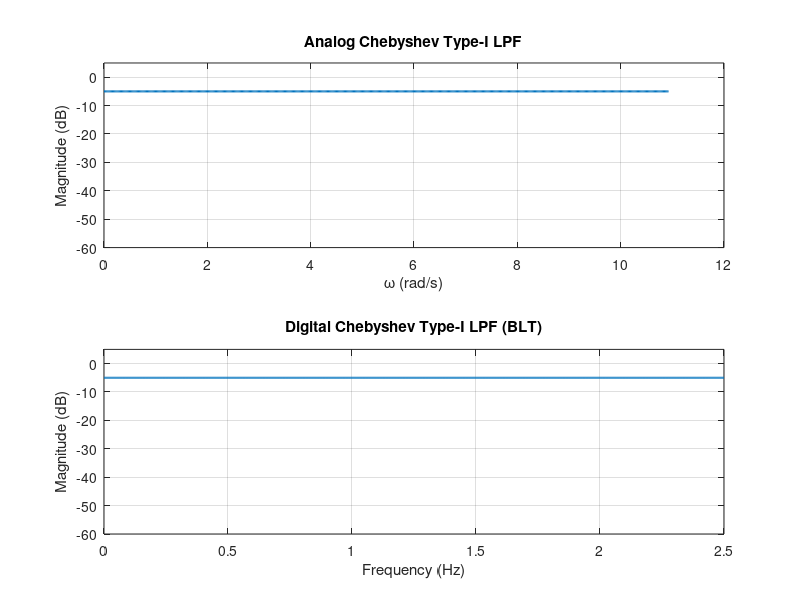

This chart was generated by the following MATLAB code:
clc;
clear;

omega_p = input('Enter passband edge frequency (rad/s): ');
omega_s = input('Enter stopband edge frequency (rad/s): ');
Ap = input('Enter passband ripple (dB): ');
As = input('Enter stopband attenuation (dB): ');
fs = input('Enter sampling frequency (Hz): ');

T = 1 / fs;

omega_p = (2 / T) * tan(omega_p * T / 2);
omega_s = (2 / T) * tan(omega_s * T / 2);

del_p = 10^(-Ap / 20);
del_s = 10^(-As / 20);

a = (1 / del_s^2) - 1;
b = (1 / del_p^2) - 1;
eps = sqrt(b);
c = acosh(omega_s / omega_p);
x = acosh(sqrt(a / b)) / c;

N = 0;
while N < x
    N = N + 1;
end

disp(['Analog Chebyshev Filter order N = ', num2str(N)]);

temp = N;
while temp >= 2
    temp = temp - 2;
end

if temp == 0
    N_odd = false;
else
    N_odd = true;
end

yN = ((sqrt(1 + 1 / eps^2) + 1 / eps)^(1 / N) - (sqrt(1 + 1 / eps^2) + 1 / eps)^(-1 / N)) / 2;

w = linspace(0, 2 * omega_s, 500);
Ha = zeros(size(w));

if N_odd
    for idx = 1:length(w)
        s = 1j * w(idx);
        H = (omega_p^N * yN) / (s + omega_p * yN);
        num = 1;
        deno = 1;
        for k = 1:(N - 1) / 2
            ck = yN^2 + (cos((2 * k - 1) * pi / (2 * N)))^2;
            bk = 2 * yN * sin((2 * k - 1) * pi / (2 * N));
            num = num * ck;
            deno = deno * (s^2 + bk * omega_p * s + ck * omega_p^2);
        end
        Ha(idx) = abs(H * num / deno);
    end
else
    for idx = 1:length(w)
        s = 1j * w(idx);
        H = omega_p^N / sqrt(1 + eps^2);
        num = 1;
        deno = 1;
        for k = 1:(N / 2)
            ck = yN^2 + (cos((2 * k - 1) * pi / (2 * N)))^2;
            bk = 2 * yN * sin((2 * k - 1) * pi / (2 * N));
            num = num * ck;
            deno = deno * (s^2 + bk * omega_p * s + ck * omega_p^2);
        end
        Ha(idx) = abs(H * num / deno);
    end
end

Nfft = 1024;
wd = linspace(0, pi, Nfft);
Hd_blt = zeros(size(wd));

for idx = 1:length(wd)
    z = exp(1j * wd(idx));
    s = (2 / T) * (1 - z^-1) / (1 + z^-1);
    if N_odd
        H = (omega_p^N * yN) / (s + omega_p * yN);
        num = 1;
        deno = 1;
        for k = 1:(N - 1) / 2
            ck = yN^2 + (cos((2 * k - 1) * pi / (2 * N)))^2;
            bk = 2 * yN * sin((2 * k - 1) * pi / (2 * N));
            num = num * ck;
            deno = deno * (s^2 + bk * omega_p * s + ck * omega_p^2);
        end
        Hd_blt(idx) = H * num / deno;
    else
        H = omega_p^N / sqrt(1 + eps^2);
        num = 1;
        deno = 1;
        for k = 1:(N / 2)
            ck = yN^2 + (cos((2 * k - 1) * pi / (2 * N)))^2;
            bk = 2 * yN * sin((2 * k - 1) * pi / (2 * N));
            num = num * ck;
            deno = deno * (s^2 + bk * omega_p * s + ck * omega_p^2);
        end
        Hd_blt(idx) = H * num / deno;
    end
end

figure;
subplot(2, 1, 1);
plot(w, 20 * log10(Ha), 'LineWidth', 1.5);
xlabel('\omega (rad/s)');
ylabel('Magnitude (dB)');
title('Analog Chebyshev Type-I LPF');
grid on;
ylim([-60 5]);

subplot(2, 1, 2);
fHz = wd * fs / (2 * pi);
plot(fHz, 20 * log10(abs(Hd_blt)), 'LineWidth', 1.5);
xlabel('Frequency (Hz)');
ylabel('Magnitude (dB)');
title('Digital Chebyshev Type-I LPF (BLT)');
grid on;
ylim([-60 5]);
